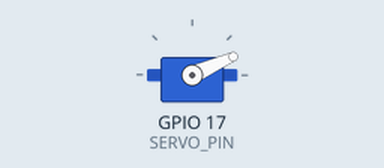
Simulated run of this sketch. Board: ESP32. Shown: servo. Servo pulses on a pin are drawn as a servo (544–2400 µs = 0–180°).

Above: at 0.05 s.
At 3.0 s:
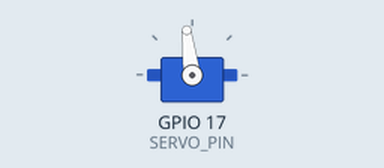
Timing chart, 0 to 6.9 s (numbered marks = the images above):
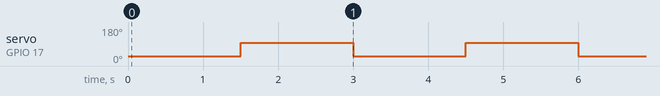

Measured:
- by itself, servo on GPIO 17 (SERVO_PIN): alternates 97° for 1.5 s and 24° for 1.5 s

The sketch:

servo_test.ino
```cpp
// Servo test for the M5Stack Fire, Port C (signal on G17).
// Sweeps the servo between two angles every 1.5 seconds.
// Written for the M5Stack board package 3.x (ledcAttach and ledcWrite take the pin).

const int SERVO_PIN = 17;

void setAngle(int deg) {
  int us = map(deg, 0, 180, 600, 2300);
  uint32_t duty = (uint32_t)us * 65536UL / 20000UL;
  ledcWrite(SERVO_PIN, duty);
}

void setup() {
  ledcAttach(SERVO_PIN, 50, 16);
  setAngle(20);
}

void loop() {
  setAngle(20);  delay(1500);
  setAngle(100); delay(1500);
}
```
